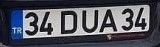
#> input picture images/1.jpg, 160 x 47 px; its folder holds 4 pictures in this run
$ python plate_recognition.py   (older library calls are emulated)
#> lines starting #> are read from the running program, lines starting #| are printed output that depends on the picture; after the words box and inside, x2 and y2 are one past the last pixel; in counts of white or black regions, pixels touching at a corner belong together
# Import necessary libraries.
import os
import cv2
import numpy as np
import pytesseract

# Define folder names.
folder_in = 'images/'
folder_out = 'final/'

# Point script to tesseract exe.
pytesseract.pytesseract.tesseract_cmd = r'C:\Program Files\Tesseract-OCR\tesseract.exe'

# Define counter to name the output images.
cnt = 0

# Iterate through all images inside input directory.
for filename in os.listdir(folder_in):
    cnt += 1

    # Read image and resize all images to have a size of 520x120 (standard plate size for Turkey)
    image = cv2.imread(os.path.join(folder_in, filename))
#> image is the input picture: shape (47, 160, 3); mean B, G, R 94.2, 84.3, 82.5
    resized = cv2.resize(image, (520, 120), cv2.INTER_LINEAR)
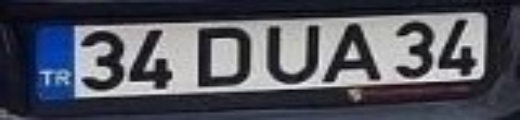
#> resized: shape (120, 520, 3); mean B, G, R 94.1, 84.2, 82.4
    # Convert image to grayscale, apply threshold, blur to get rid of noise.
    gray = cv2.cvtColor(resized, cv2.COLOR_BGR2GRAY)
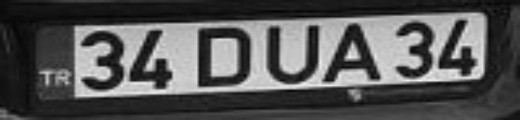
#> gray: shape (120, 520); min 1, max 246, mean 84.8
    ret, thresh = cv2.threshold(gray, 100, 255, cv2.THRESH_BINARY)
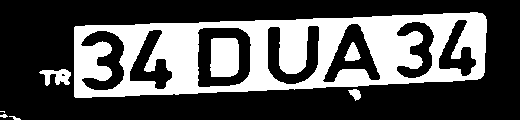
#> thresh: shape (120, 520); 32.6% white; 8 white regions (1 under 20 px), largest, box (x1, y1, x2, y2) and area: (74, 12, 487, 98) 18652, (210, 38, 239, 77) 1066, (39, 69, 71, 86) 310
    blur = cv2.GaussianBlur(thresh, (3, 3), 0)
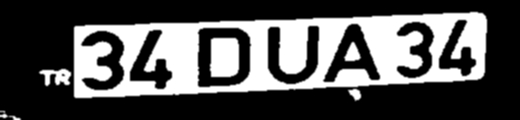
#> blur: shape (120, 520); min 0, max 255, mean 83.2
    # Detect edges to be able to find cobtours in image.
    canny = cv2.Canny(blur, 30, 190)
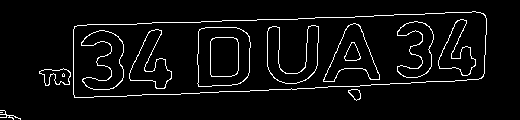
#> canny: shape (120, 520); 4.8% white in thin lines or dots, all inside (x1, y1, x2, y2) = (0, 11, 487, 120)

    # Find and draw contours to isolate the plate from its surroundings.
    _, cnts, _ = cv2.findContours(canny, cv2.RETR_LIST  , cv2.CHAIN_APPROX_SIMPLE)
#> cnts = 28 contours, 4 with area under 20; largest, box (x1, y1, x2, y2) and area: (73, 11, 487, 98) 28845, (73, 11, 487, 98) 28839, (197, 27, 251, 87) 2866, (197, 27, 251, 87) 2856, (323, 23, 380, 82) 1562
    # Sort the contours by area to filter out the best possible matches.
    cnts = sorted(cnts, key=cv2.contourArea, reverse=True)[:30]
    # image_copy = resized.copy()
    # _ = cv2.drawContours(image_copy, cnts, -1, (0,0,255),2)

    # First write the original resized images into output directory.
    cv2.imwrite(f"final/plate{cnt}.jpg", resized)

    # Loop through contours that have 4 sides and an area of more than 6000.
    plate = None
    for c in cnts:
        # print('Area:', cv2.contourArea(c))
        perimeter = cv2.arcLength(c, True)
        # Approximate any 4-sided poly to a reectangle.
        edge_count = cv2.approxPolyDP(c, 0.02 * perimeter, True)
        # If a 4-sided contour that has an area of more than 6000 has been found
        # overwrite the original image with a properly cropped image.
        if len(edge_count) == 4 and cv2.contourArea(c) > 6000:
            x,y,w,h = cv2.boundingRect(c)
            plate = resized[y:y+h, x:x+w]
            # Overwrite.
            cv2.imwrite(f"final/plate{cnt}.jpg", plate)
#> this loop made 28 passes
#> (perimeter, edge_count, x, y, w, h) on passes 1 to 2: (971.9, [[486, 18], [77, 25], [73, 94], [478, 79]], 73, 11, 414, 87), (969.5, [[486, 18], [478, 79], [73, 94], [77, 25]], 73, 11, 414, 87)
#> perimeter on passes 3 to 8: 209.6, 207.3, 212.5, 210.2, 284.1, 281.8
#> pass 1, `plate = resized[y:y+h, x:x+w]`:
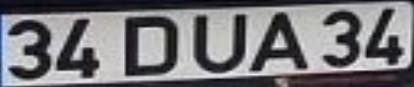
#> plate: shape (87, 414, 3); mean B, G, R 121, 117.4, 118.5
#> pass 2 of the loop `for filename in os.listdir(folder_in):`:
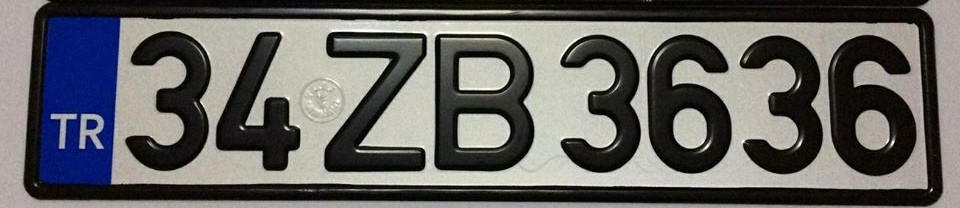
#> input picture images/2.jpg, 960 x 208 px
#> image is the input picture: shape (208, 960, 3); mean B, G, R 99.1, 100.4, 101
#> `ret, thresh = cv2.threshold(gray, 100, 255, cv2.THRESH_BINARY)`:
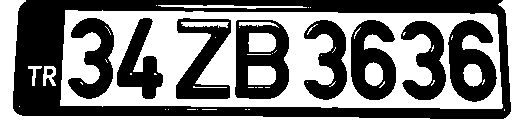
#> thresh: shape (120, 520); 48.2% white; 50 white regions (36 under 20 px), largest, box (x1, y1, x2, y2) and area: (60, 10, 503, 109) 22306, (0, 0, 520, 120) 4899, (248, 66, 276, 85) 507
#> canny: shape (120, 520); 9% white in thin lines or dots
#> `_, cnts, _ = cv2.findContours(canny, cv2.RETR_LIST  , cv2.CHAIN_APPROX..`: cnts = 79 contours, 39 with area under 20; largest, box (x1, y1, x2, y2) and area: (59, 9, 503, 109) 41611, (59, 9, 503, 109) 41609, (234, 19, 289, 99) 3950, (234, 19, 289, 99) 3934, (448, 19, 497, 102) 2830
#> `cnts = sorted(cnts, key=cv2.contourArea, reverse=True)[:30]`: cnts = 30 contours; largest, box (x1, y1, x2, y2) and area: (59, 9, 503, 109) 41611, (59, 9, 503, 109) 41609, (234, 19, 289, 99) 3950, (234, 19, 289, 99) 3934, (448, 19, 497, 102) 2830
#> the loop `for c in cnts: # print('Area:', cv2.contourArea(c))` made 30 passes
#> (perimeter, edge_count, x, y, w, h) on passes 1 to 2: (1074.4, [[64, 12], [60, 105], [502, 108], [493, 13]], 59, 9, 444, 100), (1072.1, [[64, 12], [493, 13], [502, 107], [61, 105]], 59, 9, 444, 100)
#> pass 1, `plate = resized[y:y+h, x:x+w]`:
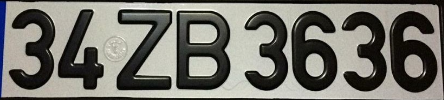
#> plate: shape (100, 444, 3); mean B, G, R 107.9, 115, 116
#> pass 3 of the loop `for filename in os.listdir(folder_in):`:
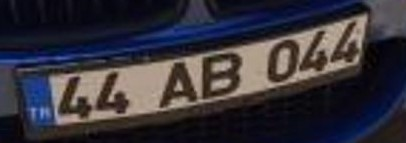
#> input picture images/3.jpg, 406 x 143 px
#> image is the input picture: shape (143, 406, 3); mean B, G, R 57.9, 49.6, 52.7
#> `ret, thresh = cv2.threshold(gray, 100, 255, cv2.THRESH_BINARY)`:
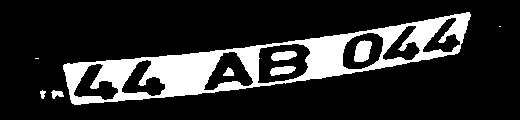
#> thresh: shape (120, 520); 17.2% white; 9 white regions (2 under 20 px), largest, box (x1, y1, x2, y2) and area: (63, 12, 471, 105) 9912, (354, 40, 372, 62) 296, (271, 51, 297, 61) 194
#> canny: shape (120, 520); 3.7% white in thin lines or dots, all inside (x1, y1, x2, y2) = (34, 12, 502, 105)
#> `_, cnts, _ = cv2.findContours(canny, cv2.RETR_LIST  , cv2.CHAIN_APPROX..`: cnts = 32 contours, 4 with area under 20; largest, box (x1, y1, x2, y2) and area: (62, 12, 471, 105) 16354, (62, 12, 471, 105) 16346, (258, 43, 310, 83) 1636, (258, 43, 310, 83) 1626, (342, 32, 383, 69) 1126
#> `cnts = sorted(cnts, key=cv2.contourArea, reverse=True)[:30]`: cnts = 30 contours, 2 with area under 20; largest, box (x1, y1, x2, y2) and area: (62, 12, 471, 105) 16354, (62, 12, 471, 105) 16346, (258, 43, 310, 83) 1636, (258, 43, 310, 83) 1626, (342, 32, 383, 69) 1126
#> the loop `for c in cnts: # print('Area:', cv2.contourArea(c))` made 30 passes
#> (perimeter, edge_count, x, y, w, h) on passes 1 to 2: (925.6, [[470, 13], [62, 67], [73, 104], [458, 53]], 62, 12, 409, 93), (923.3, [[470, 14], [455, 54], [73, 104], [62, 67]], 62, 12, 409, 93)
#> pass 1, `plate = resized[y:y+h, x:x+w]`:
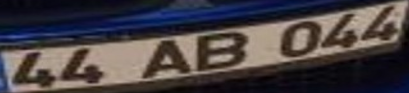
#> plate: shape (93, 409, 3); mean B, G, R 67.5, 64.5, 70.8
#> the loop made 4 passes; the first 3 are shown

# Iterate through final versions of images.
#> (the run stopped early here; a loop or call above may not have finished)
